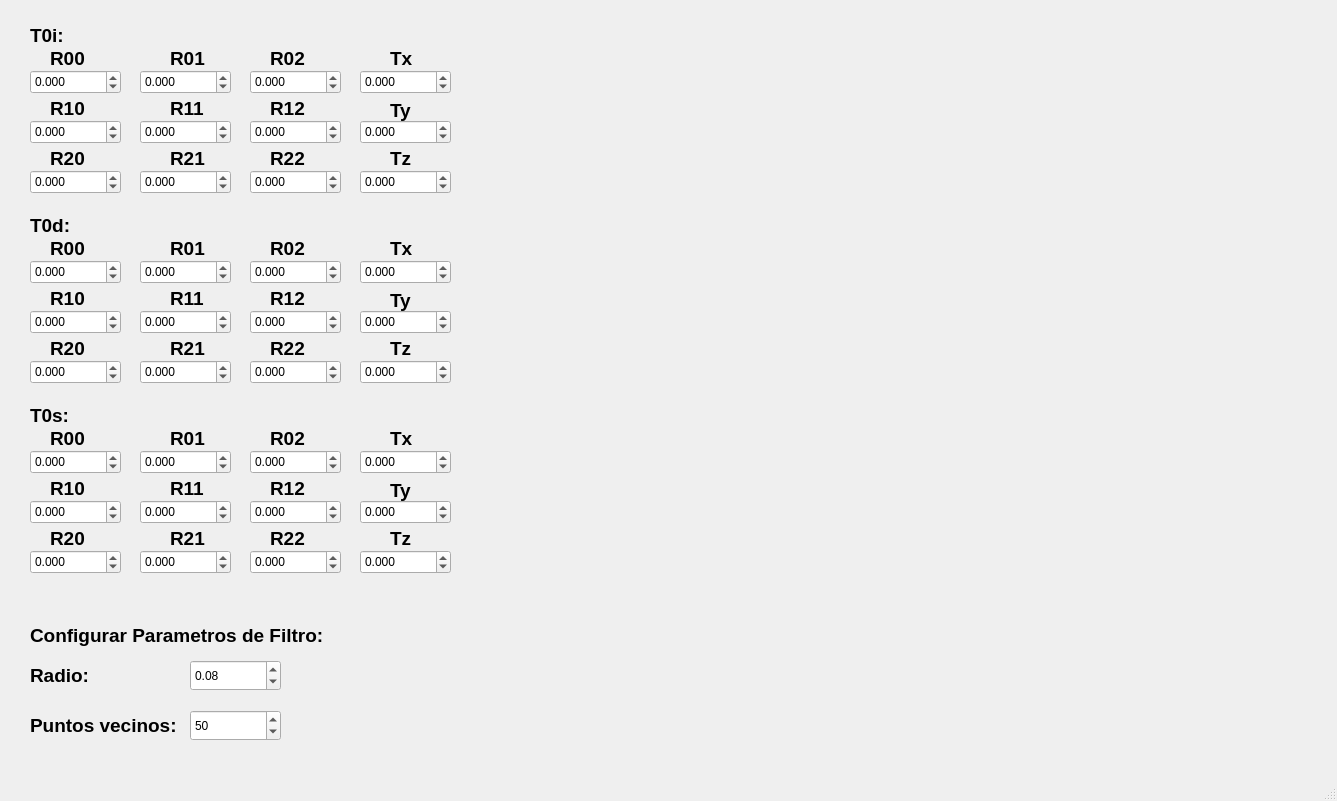
<?xml version="1.0" encoding="UTF-8"?>
<ui version="4.0">
 <class>PCLViewer_1</class>
 <widget class="QMainWindow" name="PCLViewer_1">
  <property name="geometry">
   <rect>
    <x>0</x>
    <y>0</y>
    <width>1337</width>
    <height>801</height>
   </rect>
  </property>
  <property name="windowTitle">
   <string>PCLViewer_1</string>
  </property>
  <widget class="QWidget" name="centralWidget">
   <widget class="QLabel" name="label">
    <property name="geometry">
     <rect>
      <x>30</x>
      <y>20</y>
      <width>71</width>
      <height>31</height>
     </rect>
    </property>
    <property name="font">
     <font>
      <family>Ubuntu</family>
      <pointsize>14</pointsize>
      <weight>75</weight>
      <italic>false</italic>
      <bold>true</bold>
     </font>
    </property>
    <property name="text">
     <string>T0i: </string>
    </property>
   </widget>
   <widget class="QLabel" name="label_2">
    <property name="geometry">
     <rect>
      <x>50</x>
      <y>50</y>
      <width>41</width>
      <height>16</height>
     </rect>
    </property>
    <property name="font">
     <font>
      <family>Ubuntu</family>
      <pointsize>14</pointsize>
      <weight>75</weight>
      <italic>false</italic>
      <bold>true</bold>
     </font>
    </property>
    <property name="text">
     <string>R00</string>
    </property>
   </widget>
   <widget class="QLabel" name="label_3">
    <property name="geometry">
     <rect>
      <x>170</x>
      <y>50</y>
      <width>41</width>
      <height>16</height>
     </rect>
    </property>
    <property name="font">
     <font>
      <family>Ubuntu</family>
      <pointsize>14</pointsize>
      <weight>75</weight>
      <italic>false</italic>
      <bold>true</bold>
     </font>
    </property>
    <property name="text">
     <string>R01</string>
    </property>
   </widget>
   <widget class="QLabel" name="label_4">
    <property name="geometry">
     <rect>
      <x>270</x>
      <y>50</y>
      <width>41</width>
      <height>16</height>
     </rect>
    </property>
    <property name="font">
     <font>
      <family>Ubuntu</family>
      <pointsize>14</pointsize>
      <weight>75</weight>
      <italic>false</italic>
      <bold>true</bold>
     </font>
    </property>
    <property name="text">
     <string>R02</string>
    </property>
   </widget>
   <widget class="QDoubleSpinBox" name="r00_T0i">
    <property name="geometry">
     <rect>
      <x>30</x>
      <y>70</y>
      <width>91</width>
      <height>24</height>
     </rect>
    </property>
    <property name="decimals">
     <number>3</number>
    </property>
    <property name="minimum">
     <double>-500.000000000000000</double>
    </property>
    <property name="maximum">
     <double>500.000000000000000</double>
    </property>
    <property name="singleStep">
     <double>0.001000000000000</double>
    </property>
   </widget>
   <widget class="QDoubleSpinBox" name="r01_T0i">
    <property name="geometry">
     <rect>
      <x>140</x>
      <y>70</y>
      <width>91</width>
      <height>24</height>
     </rect>
    </property>
    <property name="decimals">
     <number>3</number>
    </property>
    <property name="minimum">
     <double>-500.000000000000000</double>
    </property>
    <property name="maximum">
     <double>500.000000000000000</double>
    </property>
    <property name="singleStep">
     <double>0.001000000000000</double>
    </property>
   </widget>
   <widget class="QDoubleSpinBox" name="r02_T0i">
    <property name="geometry">
     <rect>
      <x>250</x>
      <y>70</y>
      <width>91</width>
      <height>24</height>
     </rect>
    </property>
    <property name="decimals">
     <number>3</number>
    </property>
    <property name="minimum">
     <double>-500.000000000000000</double>
    </property>
    <property name="maximum">
     <double>500.000000000000000</double>
    </property>
    <property name="singleStep">
     <double>0.010000000000000</double>
    </property>
   </widget>
   <widget class="QDoubleSpinBox" name="r12_T0i">
    <property name="geometry">
     <rect>
      <x>250</x>
      <y>120</y>
      <width>91</width>
      <height>24</height>
     </rect>
    </property>
    <property name="decimals">
     <number>3</number>
    </property>
    <property name="minimum">
     <double>-500.000000000000000</double>
    </property>
    <property name="maximum">
     <double>500.000000000000000</double>
    </property>
    <property name="singleStep">
     <double>0.010000000000000</double>
    </property>
   </widget>
   <widget class="QLabel" name="label_5">
    <property name="geometry">
     <rect>
      <x>270</x>
      <y>100</y>
      <width>41</width>
      <height>16</height>
     </rect>
    </property>
    <property name="font">
     <font>
      <family>Ubuntu</family>
      <pointsize>14</pointsize>
      <weight>75</weight>
      <italic>false</italic>
      <bold>true</bold>
     </font>
    </property>
    <property name="text">
     <string>R12</string>
    </property>
   </widget>
   <widget class="QLabel" name="label_6">
    <property name="geometry">
     <rect>
      <x>170</x>
      <y>100</y>
      <width>41</width>
      <height>16</height>
     </rect>
    </property>
    <property name="font">
     <font>
      <family>Ubuntu</family>
      <pointsize>14</pointsize>
      <weight>75</weight>
      <italic>false</italic>
      <bold>true</bold>
     </font>
    </property>
    <property name="text">
     <string>R11</string>
    </property>
   </widget>
   <widget class="QLabel" name="label_7">
    <property name="geometry">
     <rect>
      <x>50</x>
      <y>100</y>
      <width>41</width>
      <height>16</height>
     </rect>
    </property>
    <property name="font">
     <font>
      <family>Ubuntu</family>
      <pointsize>14</pointsize>
      <weight>75</weight>
      <italic>false</italic>
      <bold>true</bold>
     </font>
    </property>
    <property name="text">
     <string>R10</string>
    </property>
   </widget>
   <widget class="QDoubleSpinBox" name="r10_T0i">
    <property name="geometry">
     <rect>
      <x>30</x>
      <y>120</y>
      <width>91</width>
      <height>24</height>
     </rect>
    </property>
    <property name="decimals">
     <number>3</number>
    </property>
    <property name="minimum">
     <double>-500.000000000000000</double>
    </property>
    <property name="maximum">
     <double>500.000000000000000</double>
    </property>
    <property name="singleStep">
     <double>0.010000000000000</double>
    </property>
   </widget>
   <widget class="QDoubleSpinBox" name="r11_T0i">
    <property name="geometry">
     <rect>
      <x>140</x>
      <y>120</y>
      <width>91</width>
      <height>24</height>
     </rect>
    </property>
    <property name="decimals">
     <number>3</number>
    </property>
    <property name="minimum">
     <double>-500.000000000000000</double>
    </property>
    <property name="maximum">
     <double>500.000000000000000</double>
    </property>
    <property name="singleStep">
     <double>0.010000000000000</double>
    </property>
   </widget>
   <widget class="QDoubleSpinBox" name="r21_T0i">
    <property name="geometry">
     <rect>
      <x>140</x>
      <y>170</y>
      <width>91</width>
      <height>24</height>
     </rect>
    </property>
    <property name="decimals">
     <number>3</number>
    </property>
    <property name="minimum">
     <double>-500.000000000000000</double>
    </property>
    <property name="maximum">
     <double>500.000000000000000</double>
    </property>
    <property name="singleStep">
     <double>0.010000000000000</double>
    </property>
   </widget>
   <widget class="QLabel" name="label_8">
    <property name="geometry">
     <rect>
      <x>170</x>
      <y>150</y>
      <width>41</width>
      <height>16</height>
     </rect>
    </property>
    <property name="font">
     <font>
      <family>Ubuntu</family>
      <pointsize>14</pointsize>
      <weight>75</weight>
      <italic>false</italic>
      <bold>true</bold>
     </font>
    </property>
    <property name="text">
     <string>R21</string>
    </property>
   </widget>
   <widget class="QDoubleSpinBox" name="r20_T0i">
    <property name="geometry">
     <rect>
      <x>30</x>
      <y>170</y>
      <width>91</width>
      <height>24</height>
     </rect>
    </property>
    <property name="decimals">
     <number>3</number>
    </property>
    <property name="minimum">
     <double>-500.000000000000000</double>
    </property>
    <property name="maximum">
     <double>500.000000000000000</double>
    </property>
    <property name="singleStep">
     <double>0.010000000000000</double>
    </property>
   </widget>
   <widget class="QLabel" name="label_9">
    <property name="geometry">
     <rect>
      <x>50</x>
      <y>150</y>
      <width>41</width>
      <height>16</height>
     </rect>
    </property>
    <property name="font">
     <font>
      <family>Ubuntu</family>
      <pointsize>14</pointsize>
      <weight>75</weight>
      <italic>false</italic>
      <bold>true</bold>
     </font>
    </property>
    <property name="text">
     <string>R20</string>
    </property>
   </widget>
   <widget class="QLabel" name="label_10">
    <property name="geometry">
     <rect>
      <x>270</x>
      <y>150</y>
      <width>41</width>
      <height>16</height>
     </rect>
    </property>
    <property name="font">
     <font>
      <family>Ubuntu</family>
      <pointsize>14</pointsize>
      <weight>75</weight>
      <italic>false</italic>
      <bold>true</bold>
     </font>
    </property>
    <property name="text">
     <string>R22</string>
    </property>
   </widget>
   <widget class="QDoubleSpinBox" name="r22_T0i">
    <property name="geometry">
     <rect>
      <x>250</x>
      <y>170</y>
      <width>91</width>
      <height>24</height>
     </rect>
    </property>
    <property name="decimals">
     <number>3</number>
    </property>
    <property name="minimum">
     <double>-500.000000000000000</double>
    </property>
    <property name="maximum">
     <double>500.000000000000000</double>
    </property>
    <property name="singleStep">
     <double>0.010000000000000</double>
    </property>
    <property name="value">
     <double>0.000000000000000</double>
    </property>
   </widget>
   <widget class="QDoubleSpinBox" name="rz_T0i">
    <property name="geometry">
     <rect>
      <x>360</x>
      <y>170</y>
      <width>91</width>
      <height>24</height>
     </rect>
    </property>
    <property name="decimals">
     <number>3</number>
    </property>
    <property name="minimum">
     <double>-500.000000000000000</double>
    </property>
    <property name="maximum">
     <double>500.000000000000000</double>
    </property>
    <property name="singleStep">
     <double>0.010000000000000</double>
    </property>
    <property name="value">
     <double>0.000000000000000</double>
    </property>
   </widget>
   <widget class="QDoubleSpinBox" name="rx_T0i">
    <property name="geometry">
     <rect>
      <x>360</x>
      <y>70</y>
      <width>91</width>
      <height>24</height>
     </rect>
    </property>
    <property name="decimals">
     <number>3</number>
    </property>
    <property name="minimum">
     <double>-500.000000000000000</double>
    </property>
    <property name="maximum">
     <double>500.000000000000000</double>
    </property>
    <property name="singleStep">
     <double>0.010000000000000</double>
    </property>
   </widget>
   <widget class="QLabel" name="label_11">
    <property name="geometry">
     <rect>
      <x>390</x>
      <y>90</y>
      <width>41</width>
      <height>41</height>
     </rect>
    </property>
    <property name="font">
     <font>
      <family>Ubuntu</family>
      <pointsize>14</pointsize>
      <weight>75</weight>
      <italic>false</italic>
      <bold>true</bold>
     </font>
    </property>
    <property name="text">
     <string>Ty</string>
    </property>
   </widget>
   <widget class="QLabel" name="label_12">
    <property name="geometry">
     <rect>
      <x>390</x>
      <y>50</y>
      <width>41</width>
      <height>16</height>
     </rect>
    </property>
    <property name="font">
     <font>
      <family>Ubuntu</family>
      <pointsize>14</pointsize>
      <weight>75</weight>
      <italic>false</italic>
      <bold>true</bold>
     </font>
    </property>
    <property name="text">
     <string>Tx</string>
    </property>
   </widget>
   <widget class="QLabel" name="label_13">
    <property name="geometry">
     <rect>
      <x>390</x>
      <y>150</y>
      <width>41</width>
      <height>16</height>
     </rect>
    </property>
    <property name="font">
     <font>
      <family>Ubuntu</family>
      <pointsize>14</pointsize>
      <weight>75</weight>
      <italic>false</italic>
      <bold>true</bold>
     </font>
    </property>
    <property name="text">
     <string>Tz</string>
    </property>
   </widget>
   <widget class="QDoubleSpinBox" name="ry_T0i">
    <property name="geometry">
     <rect>
      <x>360</x>
      <y>120</y>
      <width>91</width>
      <height>24</height>
     </rect>
    </property>
    <property name="decimals">
     <number>3</number>
    </property>
    <property name="minimum">
     <double>-500.000000000000000</double>
    </property>
    <property name="maximum">
     <double>500.000000000000000</double>
    </property>
    <property name="singleStep">
     <double>0.010000000000000</double>
    </property>
   </widget>
   <widget class="QDoubleSpinBox" name="ry_T0d">
    <property name="geometry">
     <rect>
      <x>360</x>
      <y>310</y>
      <width>91</width>
      <height>24</height>
     </rect>
    </property>
    <property name="decimals">
     <number>3</number>
    </property>
    <property name="minimum">
     <double>-500.000000000000000</double>
    </property>
    <property name="maximum">
     <double>500.000000000000000</double>
    </property>
    <property name="singleStep">
     <double>0.010000000000000</double>
    </property>
   </widget>
   <widget class="QLabel" name="label_14">
    <property name="geometry">
     <rect>
      <x>390</x>
      <y>280</y>
      <width>41</width>
      <height>41</height>
     </rect>
    </property>
    <property name="font">
     <font>
      <family>Ubuntu</family>
      <pointsize>14</pointsize>
      <weight>75</weight>
      <italic>false</italic>
      <bold>true</bold>
     </font>
    </property>
    <property name="text">
     <string>Ty</string>
    </property>
   </widget>
   <widget class="QDoubleSpinBox" name="r12_T0d">
    <property name="geometry">
     <rect>
      <x>250</x>
      <y>310</y>
      <width>91</width>
      <height>24</height>
     </rect>
    </property>
    <property name="decimals">
     <number>3</number>
    </property>
    <property name="minimum">
     <double>-500.000000000000000</double>
    </property>
    <property name="maximum">
     <double>500.000000000000000</double>
    </property>
    <property name="singleStep">
     <double>0.010000000000000</double>
    </property>
   </widget>
   <widget class="QDoubleSpinBox" name="r21_T0d">
    <property name="geometry">
     <rect>
      <x>140</x>
      <y>360</y>
      <width>91</width>
      <height>24</height>
     </rect>
    </property>
    <property name="decimals">
     <number>3</number>
    </property>
    <property name="minimum">
     <double>-500.000000000000000</double>
    </property>
    <property name="maximum">
     <double>500.000000000000000</double>
    </property>
    <property name="singleStep">
     <double>0.010000000000000</double>
    </property>
   </widget>
   <widget class="QDoubleSpinBox" name="r02_T0d">
    <property name="geometry">
     <rect>
      <x>250</x>
      <y>260</y>
      <width>91</width>
      <height>24</height>
     </rect>
    </property>
    <property name="decimals">
     <number>3</number>
    </property>
    <property name="minimum">
     <double>-500.000000000000000</double>
    </property>
    <property name="maximum">
     <double>500.000000000000000</double>
    </property>
    <property name="singleStep">
     <double>0.010000000000000</double>
    </property>
   </widget>
   <widget class="QLabel" name="label_15">
    <property name="geometry">
     <rect>
      <x>270</x>
      <y>340</y>
      <width>41</width>
      <height>16</height>
     </rect>
    </property>
    <property name="font">
     <font>
      <family>Ubuntu</family>
      <pointsize>14</pointsize>
      <weight>75</weight>
      <italic>false</italic>
      <bold>true</bold>
     </font>
    </property>
    <property name="text">
     <string>R22</string>
    </property>
   </widget>
   <widget class="QDoubleSpinBox" name="r00_T0d">
    <property name="geometry">
     <rect>
      <x>30</x>
      <y>260</y>
      <width>91</width>
      <height>24</height>
     </rect>
    </property>
    <property name="decimals">
     <number>3</number>
    </property>
    <property name="minimum">
     <double>-500.000000000000000</double>
    </property>
    <property name="maximum">
     <double>500.000000000000000</double>
    </property>
    <property name="singleStep">
     <double>0.001000000000000</double>
    </property>
   </widget>
   <widget class="QLabel" name="label_16">
    <property name="geometry">
     <rect>
      <x>270</x>
      <y>240</y>
      <width>41</width>
      <height>16</height>
     </rect>
    </property>
    <property name="font">
     <font>
      <family>Ubuntu</family>
      <pointsize>14</pointsize>
      <weight>75</weight>
      <italic>false</italic>
      <bold>true</bold>
     </font>
    </property>
    <property name="text">
     <string>R02</string>
    </property>
   </widget>
   <widget class="QLabel" name="label_17">
    <property name="geometry">
     <rect>
      <x>50</x>
      <y>240</y>
      <width>41</width>
      <height>16</height>
     </rect>
    </property>
    <property name="font">
     <font>
      <family>Ubuntu</family>
      <pointsize>14</pointsize>
      <weight>75</weight>
      <italic>false</italic>
      <bold>true</bold>
     </font>
    </property>
    <property name="text">
     <string>R00</string>
    </property>
   </widget>
   <widget class="QDoubleSpinBox" name="r20_T0d">
    <property name="geometry">
     <rect>
      <x>30</x>
      <y>360</y>
      <width>91</width>
      <height>24</height>
     </rect>
    </property>
    <property name="decimals">
     <number>3</number>
    </property>
    <property name="minimum">
     <double>-500.000000000000000</double>
    </property>
    <property name="maximum">
     <double>500.000000000000000</double>
    </property>
    <property name="singleStep">
     <double>0.010000000000000</double>
    </property>
   </widget>
   <widget class="QDoubleSpinBox" name="r01_T0d">
    <property name="geometry">
     <rect>
      <x>140</x>
      <y>260</y>
      <width>91</width>
      <height>24</height>
     </rect>
    </property>
    <property name="decimals">
     <number>3</number>
    </property>
    <property name="minimum">
     <double>-500.000000000000000</double>
    </property>
    <property name="maximum">
     <double>500.000000000000000</double>
    </property>
    <property name="singleStep">
     <double>0.001000000000000</double>
    </property>
   </widget>
   <widget class="QDoubleSpinBox" name="rz_T0d">
    <property name="geometry">
     <rect>
      <x>360</x>
      <y>360</y>
      <width>91</width>
      <height>24</height>
     </rect>
    </property>
    <property name="decimals">
     <number>3</number>
    </property>
    <property name="minimum">
     <double>-500.000000000000000</double>
    </property>
    <property name="maximum">
     <double>500.000000000000000</double>
    </property>
    <property name="singleStep">
     <double>0.010000000000000</double>
    </property>
    <property name="value">
     <double>0.000000000000000</double>
    </property>
   </widget>
   <widget class="QLabel" name="label_18">
    <property name="geometry">
     <rect>
      <x>390</x>
      <y>240</y>
      <width>41</width>
      <height>16</height>
     </rect>
    </property>
    <property name="font">
     <font>
      <family>Ubuntu</family>
      <pointsize>14</pointsize>
      <weight>75</weight>
      <italic>false</italic>
      <bold>true</bold>
     </font>
    </property>
    <property name="text">
     <string>Tx</string>
    </property>
   </widget>
   <widget class="QLabel" name="label_19">
    <property name="geometry">
     <rect>
      <x>170</x>
      <y>240</y>
      <width>41</width>
      <height>16</height>
     </rect>
    </property>
    <property name="font">
     <font>
      <family>Ubuntu</family>
      <pointsize>14</pointsize>
      <weight>75</weight>
      <italic>false</italic>
      <bold>true</bold>
     </font>
    </property>
    <property name="text">
     <string>R01</string>
    </property>
   </widget>
   <widget class="QDoubleSpinBox" name="r22_T0d">
    <property name="geometry">
     <rect>
      <x>250</x>
      <y>360</y>
      <width>91</width>
      <height>24</height>
     </rect>
    </property>
    <property name="decimals">
     <number>3</number>
    </property>
    <property name="minimum">
     <double>-500.000000000000000</double>
    </property>
    <property name="maximum">
     <double>500.000000000000000</double>
    </property>
    <property name="singleStep">
     <double>0.010000000000000</double>
    </property>
    <property name="value">
     <double>0.000000000000000</double>
    </property>
   </widget>
   <widget class="QDoubleSpinBox" name="r10_T0d">
    <property name="geometry">
     <rect>
      <x>30</x>
      <y>310</y>
      <width>91</width>
      <height>24</height>
     </rect>
    </property>
    <property name="decimals">
     <number>3</number>
    </property>
    <property name="minimum">
     <double>-500.000000000000000</double>
    </property>
    <property name="maximum">
     <double>500.000000000000000</double>
    </property>
    <property name="singleStep">
     <double>0.010000000000000</double>
    </property>
   </widget>
   <widget class="QLabel" name="label_20">
    <property name="geometry">
     <rect>
      <x>270</x>
      <y>290</y>
      <width>41</width>
      <height>16</height>
     </rect>
    </property>
    <property name="font">
     <font>
      <family>Ubuntu</family>
      <pointsize>14</pointsize>
      <weight>75</weight>
      <italic>false</italic>
      <bold>true</bold>
     </font>
    </property>
    <property name="text">
     <string>R12</string>
    </property>
   </widget>
   <widget class="QLabel" name="label_21">
    <property name="geometry">
     <rect>
      <x>390</x>
      <y>340</y>
      <width>41</width>
      <height>16</height>
     </rect>
    </property>
    <property name="font">
     <font>
      <family>Ubuntu</family>
      <pointsize>14</pointsize>
      <weight>75</weight>
      <italic>false</italic>
      <bold>true</bold>
     </font>
    </property>
    <property name="text">
     <string>Tz</string>
    </property>
   </widget>
   <widget class="QLabel" name="label_22">
    <property name="geometry">
     <rect>
      <x>170</x>
      <y>340</y>
      <width>41</width>
      <height>16</height>
     </rect>
    </property>
    <property name="font">
     <font>
      <family>Ubuntu</family>
      <pointsize>14</pointsize>
      <weight>75</weight>
      <italic>false</italic>
      <bold>true</bold>
     </font>
    </property>
    <property name="text">
     <string>R21</string>
    </property>
   </widget>
   <widget class="QLabel" name="label_23">
    <property name="geometry">
     <rect>
      <x>50</x>
      <y>290</y>
      <width>41</width>
      <height>16</height>
     </rect>
    </property>
    <property name="font">
     <font>
      <family>Ubuntu</family>
      <pointsize>14</pointsize>
      <weight>75</weight>
      <italic>false</italic>
      <bold>true</bold>
     </font>
    </property>
    <property name="text">
     <string>R10</string>
    </property>
   </widget>
   <widget class="QDoubleSpinBox" name="rx_T0d">
    <property name="geometry">
     <rect>
      <x>360</x>
      <y>260</y>
      <width>91</width>
      <height>24</height>
     </rect>
    </property>
    <property name="decimals">
     <number>3</number>
    </property>
    <property name="minimum">
     <double>-500.000000000000000</double>
    </property>
    <property name="maximum">
     <double>500.000000000000000</double>
    </property>
    <property name="singleStep">
     <double>0.010000000000000</double>
    </property>
   </widget>
   <widget class="QLabel" name="label_24">
    <property name="geometry">
     <rect>
      <x>170</x>
      <y>290</y>
      <width>41</width>
      <height>16</height>
     </rect>
    </property>
    <property name="font">
     <font>
      <family>Ubuntu</family>
      <pointsize>14</pointsize>
      <weight>75</weight>
      <italic>false</italic>
      <bold>true</bold>
     </font>
    </property>
    <property name="text">
     <string>R11</string>
    </property>
   </widget>
   <widget class="QLabel" name="label_25">
    <property name="geometry">
     <rect>
      <x>30</x>
      <y>210</y>
      <width>71</width>
      <height>31</height>
     </rect>
    </property>
    <property name="font">
     <font>
      <family>Ubuntu</family>
      <pointsize>14</pointsize>
      <weight>75</weight>
      <italic>false</italic>
      <bold>true</bold>
     </font>
    </property>
    <property name="text">
     <string>T0d: </string>
    </property>
   </widget>
   <widget class="QDoubleSpinBox" name="r11_T0d">
    <property name="geometry">
     <rect>
      <x>140</x>
      <y>310</y>
      <width>91</width>
      <height>24</height>
     </rect>
    </property>
    <property name="decimals">
     <number>3</number>
    </property>
    <property name="minimum">
     <double>-500.000000000000000</double>
    </property>
    <property name="maximum">
     <double>500.000000000000000</double>
    </property>
    <property name="singleStep">
     <double>0.010000000000000</double>
    </property>
   </widget>
   <widget class="QLabel" name="label_26">
    <property name="geometry">
     <rect>
      <x>50</x>
      <y>340</y>
      <width>41</width>
      <height>16</height>
     </rect>
    </property>
    <property name="font">
     <font>
      <family>Ubuntu</family>
      <pointsize>14</pointsize>
      <weight>75</weight>
      <italic>false</italic>
      <bold>true</bold>
     </font>
    </property>
    <property name="text">
     <string>R20</string>
    </property>
   </widget>
   <widget class="QLabel" name="label_27">
    <property name="geometry">
     <rect>
      <x>50</x>
      <y>530</y>
      <width>41</width>
      <height>16</height>
     </rect>
    </property>
    <property name="font">
     <font>
      <family>Ubuntu</family>
      <pointsize>14</pointsize>
      <weight>75</weight>
      <italic>false</italic>
      <bold>true</bold>
     </font>
    </property>
    <property name="text">
     <string>R20</string>
    </property>
   </widget>
   <widget class="QLabel" name="label_28">
    <property name="geometry">
     <rect>
      <x>390</x>
      <y>530</y>
      <width>41</width>
      <height>16</height>
     </rect>
    </property>
    <property name="font">
     <font>
      <family>Ubuntu</family>
      <pointsize>14</pointsize>
      <weight>75</weight>
      <italic>false</italic>
      <bold>true</bold>
     </font>
    </property>
    <property name="text">
     <string>Tz</string>
    </property>
   </widget>
   <widget class="QDoubleSpinBox" name="r22_T0s">
    <property name="geometry">
     <rect>
      <x>250</x>
      <y>550</y>
      <width>91</width>
      <height>24</height>
     </rect>
    </property>
    <property name="decimals">
     <number>3</number>
    </property>
    <property name="minimum">
     <double>-500.000000000000000</double>
    </property>
    <property name="maximum">
     <double>500.000000000000000</double>
    </property>
    <property name="singleStep">
     <double>0.010000000000000</double>
    </property>
    <property name="value">
     <double>0.000000000000000</double>
    </property>
   </widget>
   <widget class="QLabel" name="label_29">
    <property name="geometry">
     <rect>
      <x>50</x>
      <y>430</y>
      <width>41</width>
      <height>16</height>
     </rect>
    </property>
    <property name="font">
     <font>
      <family>Ubuntu</family>
      <pointsize>14</pointsize>
      <weight>75</weight>
      <italic>false</italic>
      <bold>true</bold>
     </font>
    </property>
    <property name="text">
     <string>R00</string>
    </property>
   </widget>
   <widget class="QLabel" name="label_30">
    <property name="geometry">
     <rect>
      <x>170</x>
      <y>430</y>
      <width>41</width>
      <height>16</height>
     </rect>
    </property>
    <property name="font">
     <font>
      <family>Ubuntu</family>
      <pointsize>14</pointsize>
      <weight>75</weight>
      <italic>false</italic>
      <bold>true</bold>
     </font>
    </property>
    <property name="text">
     <string>R01</string>
    </property>
   </widget>
   <widget class="QLabel" name="label_31">
    <property name="geometry">
     <rect>
      <x>390</x>
      <y>430</y>
      <width>41</width>
      <height>16</height>
     </rect>
    </property>
    <property name="font">
     <font>
      <family>Ubuntu</family>
      <pointsize>14</pointsize>
      <weight>75</weight>
      <italic>false</italic>
      <bold>true</bold>
     </font>
    </property>
    <property name="text">
     <string>Tx</string>
    </property>
   </widget>
   <widget class="QLabel" name="label_32">
    <property name="geometry">
     <rect>
      <x>170</x>
      <y>480</y>
      <width>41</width>
      <height>16</height>
     </rect>
    </property>
    <property name="font">
     <font>
      <family>Ubuntu</family>
      <pointsize>14</pointsize>
      <weight>75</weight>
      <italic>false</italic>
      <bold>true</bold>
     </font>
    </property>
    <property name="text">
     <string>R11</string>
    </property>
   </widget>
   <widget class="QLabel" name="label_33">
    <property name="geometry">
     <rect>
      <x>270</x>
      <y>530</y>
      <width>41</width>
      <height>16</height>
     </rect>
    </property>
    <property name="font">
     <font>
      <family>Ubuntu</family>
      <pointsize>14</pointsize>
      <weight>75</weight>
      <italic>false</italic>
      <bold>true</bold>
     </font>
    </property>
    <property name="text">
     <string>R22</string>
    </property>
   </widget>
   <widget class="QDoubleSpinBox" name="r20_T0s">
    <property name="geometry">
     <rect>
      <x>30</x>
      <y>550</y>
      <width>91</width>
      <height>24</height>
     </rect>
    </property>
    <property name="decimals">
     <number>3</number>
    </property>
    <property name="minimum">
     <double>-500.000000000000000</double>
    </property>
    <property name="maximum">
     <double>500.000000000000000</double>
    </property>
    <property name="singleStep">
     <double>0.010000000000000</double>
    </property>
   </widget>
   <widget class="QDoubleSpinBox" name="r21_T0s">
    <property name="geometry">
     <rect>
      <x>140</x>
      <y>550</y>
      <width>91</width>
      <height>24</height>
     </rect>
    </property>
    <property name="decimals">
     <number>3</number>
    </property>
    <property name="minimum">
     <double>-500.000000000000000</double>
    </property>
    <property name="maximum">
     <double>500.000000000000000</double>
    </property>
    <property name="singleStep">
     <double>0.010000000000000</double>
    </property>
   </widget>
   <widget class="QDoubleSpinBox" name="ry_T0s">
    <property name="geometry">
     <rect>
      <x>360</x>
      <y>500</y>
      <width>91</width>
      <height>24</height>
     </rect>
    </property>
    <property name="decimals">
     <number>3</number>
    </property>
    <property name="minimum">
     <double>-500.000000000000000</double>
    </property>
    <property name="maximum">
     <double>500.000000000000000</double>
    </property>
    <property name="singleStep">
     <double>0.010000000000000</double>
    </property>
   </widget>
   <widget class="QDoubleSpinBox" name="r10_T0s">
    <property name="geometry">
     <rect>
      <x>30</x>
      <y>500</y>
      <width>91</width>
      <height>24</height>
     </rect>
    </property>
    <property name="decimals">
     <number>3</number>
    </property>
    <property name="minimum">
     <double>-500.000000000000000</double>
    </property>
    <property name="maximum">
     <double>500.000000000000000</double>
    </property>
    <property name="singleStep">
     <double>0.010000000000000</double>
    </property>
   </widget>
   <widget class="QLabel" name="label_34">
    <property name="geometry">
     <rect>
      <x>390</x>
      <y>470</y>
      <width>41</width>
      <height>41</height>
     </rect>
    </property>
    <property name="font">
     <font>
      <family>Ubuntu</family>
      <pointsize>14</pointsize>
      <weight>75</weight>
      <italic>false</italic>
      <bold>true</bold>
     </font>
    </property>
    <property name="text">
     <string>Ty</string>
    </property>
   </widget>
   <widget class="QLabel" name="label_35">
    <property name="geometry">
     <rect>
      <x>30</x>
      <y>400</y>
      <width>71</width>
      <height>31</height>
     </rect>
    </property>
    <property name="font">
     <font>
      <family>Ubuntu</family>
      <pointsize>14</pointsize>
      <weight>75</weight>
      <italic>false</italic>
      <bold>true</bold>
     </font>
    </property>
    <property name="text">
     <string>T0s: </string>
    </property>
   </widget>
   <widget class="QDoubleSpinBox" name="rz_T0s">
    <property name="geometry">
     <rect>
      <x>360</x>
      <y>550</y>
      <width>91</width>
      <height>24</height>
     </rect>
    </property>
    <property name="decimals">
     <number>3</number>
    </property>
    <property name="minimum">
     <double>-500.000000000000000</double>
    </property>
    <property name="maximum">
     <double>500.000000000000000</double>
    </property>
    <property name="singleStep">
     <double>0.010000000000000</double>
    </property>
    <property name="value">
     <double>0.000000000000000</double>
    </property>
   </widget>
   <widget class="QDoubleSpinBox" name="r01_T0s">
    <property name="geometry">
     <rect>
      <x>140</x>
      <y>450</y>
      <width>91</width>
      <height>24</height>
     </rect>
    </property>
    <property name="decimals">
     <number>3</number>
    </property>
    <property name="minimum">
     <double>-500.000000000000000</double>
    </property>
    <property name="maximum">
     <double>500.000000000000000</double>
    </property>
    <property name="singleStep">
     <double>0.001000000000000</double>
    </property>
   </widget>
   <widget class="QDoubleSpinBox" name="r12_T0s">
    <property name="geometry">
     <rect>
      <x>250</x>
      <y>500</y>
      <width>91</width>
      <height>24</height>
     </rect>
    </property>
    <property name="decimals">
     <number>3</number>
    </property>
    <property name="minimum">
     <double>-500.000000000000000</double>
    </property>
    <property name="maximum">
     <double>500.000000000000000</double>
    </property>
    <property name="singleStep">
     <double>0.010000000000000</double>
    </property>
   </widget>
   <widget class="QDoubleSpinBox" name="r02_T0s">
    <property name="geometry">
     <rect>
      <x>250</x>
      <y>450</y>
      <width>91</width>
      <height>24</height>
     </rect>
    </property>
    <property name="decimals">
     <number>3</number>
    </property>
    <property name="minimum">
     <double>-500.000000000000000</double>
    </property>
    <property name="maximum">
     <double>500.000000000000000</double>
    </property>
    <property name="singleStep">
     <double>0.010000000000000</double>
    </property>
   </widget>
   <widget class="QLabel" name="label_36">
    <property name="geometry">
     <rect>
      <x>170</x>
      <y>530</y>
      <width>41</width>
      <height>16</height>
     </rect>
    </property>
    <property name="font">
     <font>
      <family>Ubuntu</family>
      <pointsize>14</pointsize>
      <weight>75</weight>
      <italic>false</italic>
      <bold>true</bold>
     </font>
    </property>
    <property name="text">
     <string>R21</string>
    </property>
   </widget>
   <widget class="QLabel" name="label_37">
    <property name="geometry">
     <rect>
      <x>270</x>
      <y>480</y>
      <width>41</width>
      <height>16</height>
     </rect>
    </property>
    <property name="font">
     <font>
      <family>Ubuntu</family>
      <pointsize>14</pointsize>
      <weight>75</weight>
      <italic>false</italic>
      <bold>true</bold>
     </font>
    </property>
    <property name="text">
     <string>R12</string>
    </property>
   </widget>
   <widget class="QDoubleSpinBox" name="rx_T0s">
    <property name="geometry">
     <rect>
      <x>360</x>
      <y>450</y>
      <width>91</width>
      <height>24</height>
     </rect>
    </property>
    <property name="decimals">
     <number>3</number>
    </property>
    <property name="minimum">
     <double>-500.000000000000000</double>
    </property>
    <property name="maximum">
     <double>500.000000000000000</double>
    </property>
    <property name="singleStep">
     <double>0.010000000000000</double>
    </property>
   </widget>
   <widget class="QDoubleSpinBox" name="r00_T0s">
    <property name="geometry">
     <rect>
      <x>30</x>
      <y>450</y>
      <width>91</width>
      <height>24</height>
     </rect>
    </property>
    <property name="decimals">
     <number>3</number>
    </property>
    <property name="minimum">
     <double>-500.000000000000000</double>
    </property>
    <property name="maximum">
     <double>500.000000000000000</double>
    </property>
    <property name="singleStep">
     <double>0.001000000000000</double>
    </property>
   </widget>
   <widget class="QDoubleSpinBox" name="r11_T0s">
    <property name="geometry">
     <rect>
      <x>140</x>
      <y>500</y>
      <width>91</width>
      <height>24</height>
     </rect>
    </property>
    <property name="decimals">
     <number>3</number>
    </property>
    <property name="minimum">
     <double>-500.000000000000000</double>
    </property>
    <property name="maximum">
     <double>500.000000000000000</double>
    </property>
    <property name="singleStep">
     <double>0.010000000000000</double>
    </property>
   </widget>
   <widget class="QLabel" name="label_38">
    <property name="geometry">
     <rect>
      <x>50</x>
      <y>480</y>
      <width>41</width>
      <height>16</height>
     </rect>
    </property>
    <property name="font">
     <font>
      <family>Ubuntu</family>
      <pointsize>14</pointsize>
      <weight>75</weight>
      <italic>false</italic>
      <bold>true</bold>
     </font>
    </property>
    <property name="text">
     <string>R10</string>
    </property>
   </widget>
   <widget class="QLabel" name="label_39">
    <property name="geometry">
     <rect>
      <x>270</x>
      <y>430</y>
      <width>41</width>
      <height>16</height>
     </rect>
    </property>
    <property name="font">
     <font>
      <family>Ubuntu</family>
      <pointsize>14</pointsize>
      <weight>75</weight>
      <italic>false</italic>
      <bold>true</bold>
     </font>
    </property>
    <property name="text">
     <string>R02</string>
    </property>
   </widget>
   <widget class="QVTKWidget" name="qvtkWidget">
    <property name="geometry">
     <rect>
      <x>490</x>
      <y>40</y>
      <width>821</width>
      <height>541</height>
     </rect>
    </property>
   </widget>
   <widget class="QLabel" name="label_40">
    <property name="geometry">
     <rect>
      <x>30</x>
      <y>620</y>
      <width>311</width>
      <height>31</height>
     </rect>
    </property>
    <property name="font">
     <font>
      <family>Ubuntu</family>
      <pointsize>14</pointsize>
      <weight>75</weight>
      <italic>false</italic>
      <bold>true</bold>
     </font>
    </property>
    <property name="text">
     <string>Configurar Parametros de Filtro: </string>
    </property>
   </widget>
   <widget class="QLabel" name="label_41">
    <property name="geometry">
     <rect>
      <x>30</x>
      <y>660</y>
      <width>61</width>
      <height>31</height>
     </rect>
    </property>
    <property name="font">
     <font>
      <family>Ubuntu</family>
      <pointsize>14</pointsize>
      <weight>75</weight>
      <italic>false</italic>
      <bold>true</bold>
     </font>
    </property>
    <property name="text">
     <string>Radio: </string>
    </property>
   </widget>
   <widget class="QLabel" name="label_42">
    <property name="geometry">
     <rect>
      <x>30</x>
      <y>710</y>
      <width>151</width>
      <height>31</height>
     </rect>
    </property>
    <property name="font">
     <font>
      <family>Ubuntu</family>
      <pointsize>14</pointsize>
      <weight>75</weight>
      <italic>false</italic>
      <bold>true</bold>
     </font>
    </property>
    <property name="text">
     <string>Puntos vecinos: </string>
    </property>
   </widget>
   <widget class="QDoubleSpinBox" name="radio_filtro">
    <property name="geometry">
     <rect>
      <x>190</x>
      <y>660</y>
      <width>91</width>
      <height>31</height>
     </rect>
    </property>
    <property name="decimals">
     <number>2</number>
    </property>
    <property name="minimum">
     <double>0.000000000000000</double>
    </property>
    <property name="maximum">
     <double>500.000000000000000</double>
    </property>
    <property name="singleStep">
     <double>0.010000000000000</double>
    </property>
    <property name="value">
     <double>0.080000000000000</double>
    </property>
   </widget>
   <widget class="QDoubleSpinBox" name="vecinos_filtro">
    <property name="geometry">
     <rect>
      <x>190</x>
      <y>710</y>
      <width>91</width>
      <height>31</height>
     </rect>
    </property>
    <property name="decimals">
     <number>0</number>
    </property>
    <property name="minimum">
     <double>0.000000000000000</double>
    </property>
    <property name="maximum">
     <double>500.000000000000000</double>
    </property>
    <property name="singleStep">
     <double>10.000000000000000</double>
    </property>
    <property name="value">
     <double>50.000000000000000</double>
    </property>
   </widget>
  </widget>
  <widget class="QStatusBar" name="statusBar"/>
 </widget>
 <layoutdefault spacing="6" margin="11"/>
 <customwidgets>
  <customwidget>
   <class>QVTKWidget</class>
   <extends>QWidget</extends>
   <header>QVTKWidget.h</header>
  </customwidget>
 </customwidgets>
 <resources/>
 <connections/>
</ui>
